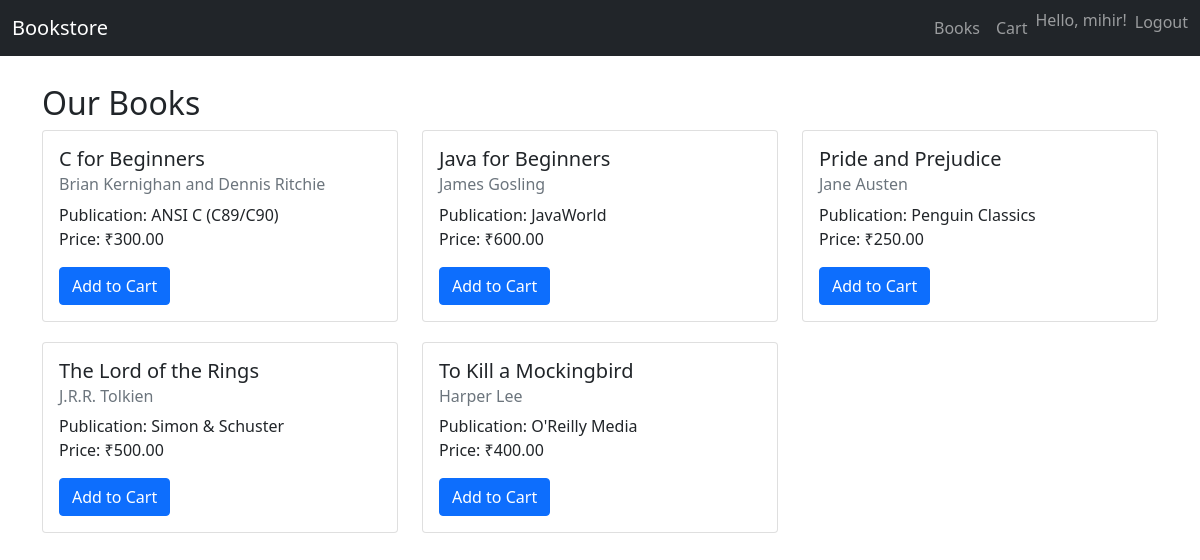
The app's page / (signed in) with its own data.
### bookstore_app/models.py (models this page shows, shortened)
class Book(models.Model):
    title = models.CharField(max_length=200)
    author = models.CharField(max_length=100)
    publication = models.ForeignKey(Publication, on_delete=models.SET_NULL, null=True, blank=True)
    price = models.DecimalField(max_digits=6, decimal_places=2)
    description = models.TextField(blank=True)

class Publication(models.Model):
    name = models.CharField(max_length=100)

### bookstore_app/views.py (the view)
# urls.py: path('', views.book_list, name='book_list'), # Homepage shows books
def book_list(request):
    books = Book.objects.all().order_by('title')
    cart = request.session.get('cart', {})
    cart_item_count = sum(cart.values())
    context = {
        'books': books,
        'cart_item_count': cart_item_count,
    }
    return render(request, 'bookstore_app/book_list.html', context)

### templates/bookstore_app/book_list.html (shortened to what this page needs)
{% extends 'base.html' %}
{% block content %}
<h2>Our Books</h2>
<div class="row">
    {% for book in books %}
    <div class="col-md-4">
        <div class="card book-card">
            <div class="card-body">
                <h5 class="card-title">{{ book.title }}</h5>
                <h6 class="card-subtitle mb-2 text-muted">{{ book.author }}</h6>
                <p class="card-text">
                    {% if book.publication %}
                        Publication: {{ book.publication.name }}<br>
                    {% endif %}
                    Price: ₹{{ book.price }}
                </p>
                <form action="{% url 'add_to_cart' book.id %}" method="post">
                    <button type="submit" class="btn btn-primary">Add to Cart</button>
                </form>
            </div>
        </div>
    </div>
    {% empty %}
    <p>No books available at the moment.</p>
    {% endfor %}
</div>
{% endblock %}

### templates/base.html (shortened to what this page needs)
<!DOCTYPE html>
<html lang="en">
<head>
    <link rel="stylesheet" href="https://cdn.jsdelivr.net/npm/bootstrap@5.1.3/dist/css/bootstrap.min.css">
</head>
<body>
    <nav class="navbar navbar-expand-lg navbar-dark bg-dark fixed-top">
        <div class="container-fluid">
            <a class="navbar-brand" href="{% url 'book_list' %}">Bookstore</a>
            <div class="collapse navbar-collapse" id="navbarNav">
                <ul class="navbar-nav ms-auto">
                    <li class="nav-item">
                        <a class="nav-link" href="{% url 'book_list' %}">Books</a>
                    </li>
                    <li class="nav-item">
                        <a class="nav-link" href="{% url 'view_cart' %}">
                            Cart
                        </a>
                    </li>
                    {% if user.is_authenticated %}
                        <li class="nav-item">
                            <span class="navbar-text me-2">Hello, {{ user.username }}!</span>
                        </li>
                        <li class="nav-item">
                            <form action="{% url 'logout' %}" method="post" class="d-inline">
                                <button type="submit" class="btn btn-link nav-link" style="display: inline; padding: 0; border: none;">Logout</button>
                            </form>
                        </li>
                    {% else %}
                        <li class="nav-item">
                            <a class="nav-link" href="{% url 'login' %}">Login</a>
                        </li>
                    {% endif %}
                </ul>
            </div>
        </div>
    </nav>
    <div class="container mt-4">
        {% block content %}{% endblock %}
    </div>
</body>
</html>

### templates/base.html (style rules this page uses)
body { padding-top: 60px; }
.book-card { margin-bottom: 20px; }

### records on screen
Book: title "C for Beginners", author "Brian Kernighan and Dennis Ritchie", publication.name "ANSI C (C89/C90)", price "300.00"
Book: title "Java for Beginners", author "James Gosling", publication.name "JavaWorld", price "600.00"
Book: title "Pride and Prejudice", author "Jane Austen", publication.name "Penguin Classics", price "250.00"
Book: title "The Lord of the Rings", author "J.R.R. Tolkien", publication.name "Simon & Schuster", price "500.00"
Book: title "To Kill a Mockingbird", author "Harper Lee", publication.name "O'Reilly Media", price "400.00"

### other values on screen
{{ user.username }} "mihir"
